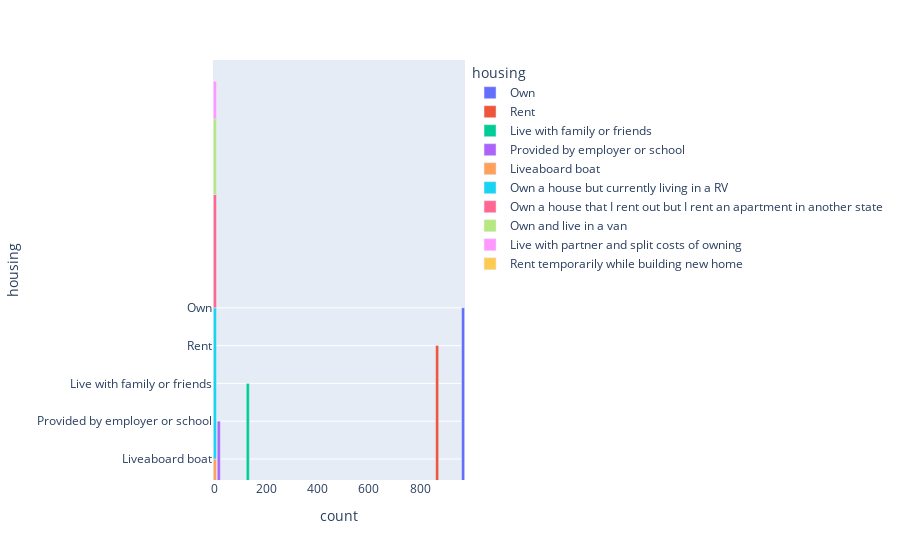

Notebook code cell kept with this figure:
### Code cell
#Housing system:
house = data['housing'].value_counts().nlargest(10).reset_index()
# fig = px.bar(data_frame=house, x='count', y='housing', orientation='v', color='housing')
fig=px.bar(data_frame=house, x=house['count'],y=house['housing'],orientation='v', color='housing')
fig.write_image('house.png', format='png')
fig.show()
print(house.columns)

### Figure 1 — Plotly figure (JSON) as saved in the notebook; plotly's stock layout.template omitted (floating-point values rounded to 4 significant figures)
{"data": [{"alignmentgroup": "True", "hovertemplate": "housing=%{y}<br>count=%{x}<extra></extra>", "legendgroup": "Own", "marker": {"color": "#636efa", "pattern": {"shape": ""}}, "name": "Own", "offsetgroup": "Own", "orientation": "v", "showlegend": true, "textposition": "auto", "type": "bar", "x": [967], "xaxis": "x", "y": ["Own"], "yaxis": "y"}, {"alignmentgroup": "True", "hovertemplate": "housing=%{y}<br>count=%{x}<extra></extra>", "legendgroup": "Rent", "marker": {"color": "#EF553B", "pattern": {"shape": ""}}, "name": "Rent", "offsetgroup": "Rent", "orientation": "v", "showlegend": true, "textposition": "auto", "type": "bar", "x": [866], "xaxis": "x", "y": ["Rent"], "yaxis": "y"}, {"alignmentgroup": "True", "hovertemplate": "housing=%{y}<br>count=%{x}<extra></extra>", "legendgroup": "Live with family or friends", "marker": {"color": "#00cc96", "pattern": {"shape": ""}}, "name": "Live with family or friends", "offsetgroup": "Live with family or friends", "orientation": "v", "showlegend": true, "textposition": "auto", "type": "bar", "x": [129], "xaxis": "x", "y": ["Live with family or friends"], "yaxis": "y"}, {"alignmentgroup": "True", "hovertemplate": "housing=%{y}<br>count=%{x}<extra></extra>", "legendgroup": "Provided by employer or school", "marker": {"color": "#ab63fa", "pattern": {"shape": ""}}, "name": "Provided by employer or school", "offsetgroup": "Provided by employer or school", "orientation": "v", "showlegend": true, "textposition": "auto", "type": "bar", "x": [16], "xaxis": "x", "y": ["Provided by employer or school"], "yaxis": "y"}, {"alignmentgroup": "True", "hovertemplate": "housing=%{y}<br>count=%{x}<extra></extra>", "legendgroup": "Liveaboard boat", "marker": {"color": "#FFA15A", "pattern": {"shape": ""}}, "name": "Liveaboard boat", "offsetgroup": "Liveaboard boat", "orientation": "v", "showlegend": true, "textposition": "auto", "type": "bar", "x": [1], "xaxis": "x", "y": ["Liveaboard boat"], "yaxis": "y"}, {"alignmentgroup": "True", "hovertemplate": "housing=%{y}<br>count=%{x}<extra></extra>", "legendgroup": "Own a house but currently living in a RV", "marker": {"color": "#19d3f3", "pattern": {"shape": ""}}, "name": "Own a house but currently living in a RV", "offsetgroup": "Own a house but currently living in a RV", "orientation": "v", "showlegend": true, "textposition": "auto", "type": "bar", "x": [1], "xaxis": "x", "y": ["Own a house but currently living in a RV"], "yaxis": "y"}, {"alignmentgroup": "True", "hovertemplate": "housing=%{y}<br>count=%{x}<extra></extra>", "legendgroup": "Own a house that I rent out but I rent an apartment in another state", "marker": {"color": "#FF6692", "pattern": {"shape": ""}}, "name": "Own a house that I rent out but I rent an apartment in another state", "offsetgroup": "Own a house that I rent out but I rent an apartment in another state", "orientation": "v", "showlegend": true, "textposition": "auto", "type": "bar", "x": [1], "xaxis": "x", "y": ["Own a house that I rent out but I rent an apartment in another state"], "yaxis": "y"}, {"alignmentgroup": "True", "hovertemplate": "housing=%{y}<br>count=%{x}<extra></extra>", "legendgroup": "Own and live in a van", "marker": {"color": "#B6E880", "pattern": {"shape": ""}}, "name": "Own and live in a van", "offsetgroup": "Own and live in a van", "orientation": "v", "showlegend": true, "textposition": "auto", "type": "bar", "x": [1], "xaxis": "x", "y": ["Own and live in a van"], "yaxis": "y"}, {"alignmentgroup": "True", "hovertemplate": "housing=%{y}<br>count=%{x}<extra></extra>", "legendgroup": "Live with partner and split costs of owning", "marker": {"color": "#FF97FF", "pattern": {"shape": ""}}, "name": "Live with partner and split costs of owning", "offsetgroup": "Live with partner and split costs of owning", "orientation": "v", "showlegend": true, "textposition": "auto", "type": "bar", "x": [1], "xaxis": "x", "y": ["Live with partner and split costs of owning"], "yaxis": "y"}, {"alignmentgroup": "True", "hovertemplate": "housing=%{y}<br>count=%{x}<extra></extra>", "legendgroup": "Rent temporarily while building new home", "marker": {"color": "#FECB52", "pattern": {"shape": ""}}, "name": "Rent temporarily while building new home", "offsetgroup": "Rent temporarily while building new home", "orientation": "v", "showlegend": true, "textposition": "auto", "type": "bar", "x": [1], "xaxis": "x", "y": ["Rent temporarily while building new home"], "yaxis": "y"}], "layout": {"barmode": "relative", "legend": {"title": {"text": "housing"}, "tracegroupgap": 0}, "margin": {"t": 60}, "xaxis": {"anchor": "y", "domain": [0, 1], "title": {"text": "count"}}, "yaxis": {"anchor": "x", "categoryarray": ["Rent temporarily while building new home", "Live with partner and split costs of owning", "Own and live in a van", "Own a house that I rent out but I rent an apartment in another state", "Own a house but currently living in a RV", "Liveaboard boat", "Provided by employer or school", "Live with family or friends", "Rent", "Own"], "categoryorder": "array", "domain": [0, 1], "title": {"text": "housing"}}}}
